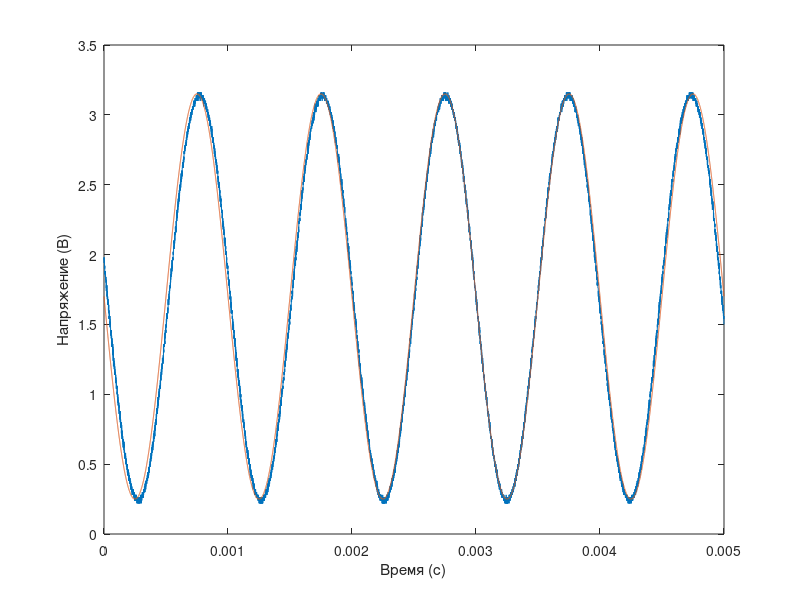

Here is the MATLAB script that generated this plot:
clear all
sig = csvread('data.csv'); % сигнал с осциллографа
Td = sig(2,1)-sig(1,1); % период дискретизаци
t=linspace(0, 24999*Td, 25000); % интервал времени для идеального сигнала
f = 1000; % частота идеального сигнала
ideal_sin = -2.9 / 2 * sin(2 * pi * f * t) + 3.3 / 2 + 0.05; % идеальный сигнал
ideal_sin=ideal_sin.';
plot(t, sig(:,2), t, ideal_sin)
xlabel('Время (с)');
ylabel('Напряжение (В)');

% преобразование Фурье
fft_ideal = abs(fft(ideal_sin)/25000);
data_sig = sig(:, 2);
fft_sig = abs(fft(data_sig)/25000);
ff=linspace(0,24999/25000*1/Td, 1/Td/25000);
ff=ff.'

output_data_fft = zeros(length(fft_ideal), 2);
output_data_fft(:, 1) = fft_ideal;
output_data_fft(:, 2) = fft_sig;

csvwrite('fft.CSV', output_data_fft);
csvwrite('ff.CSV', ff);
